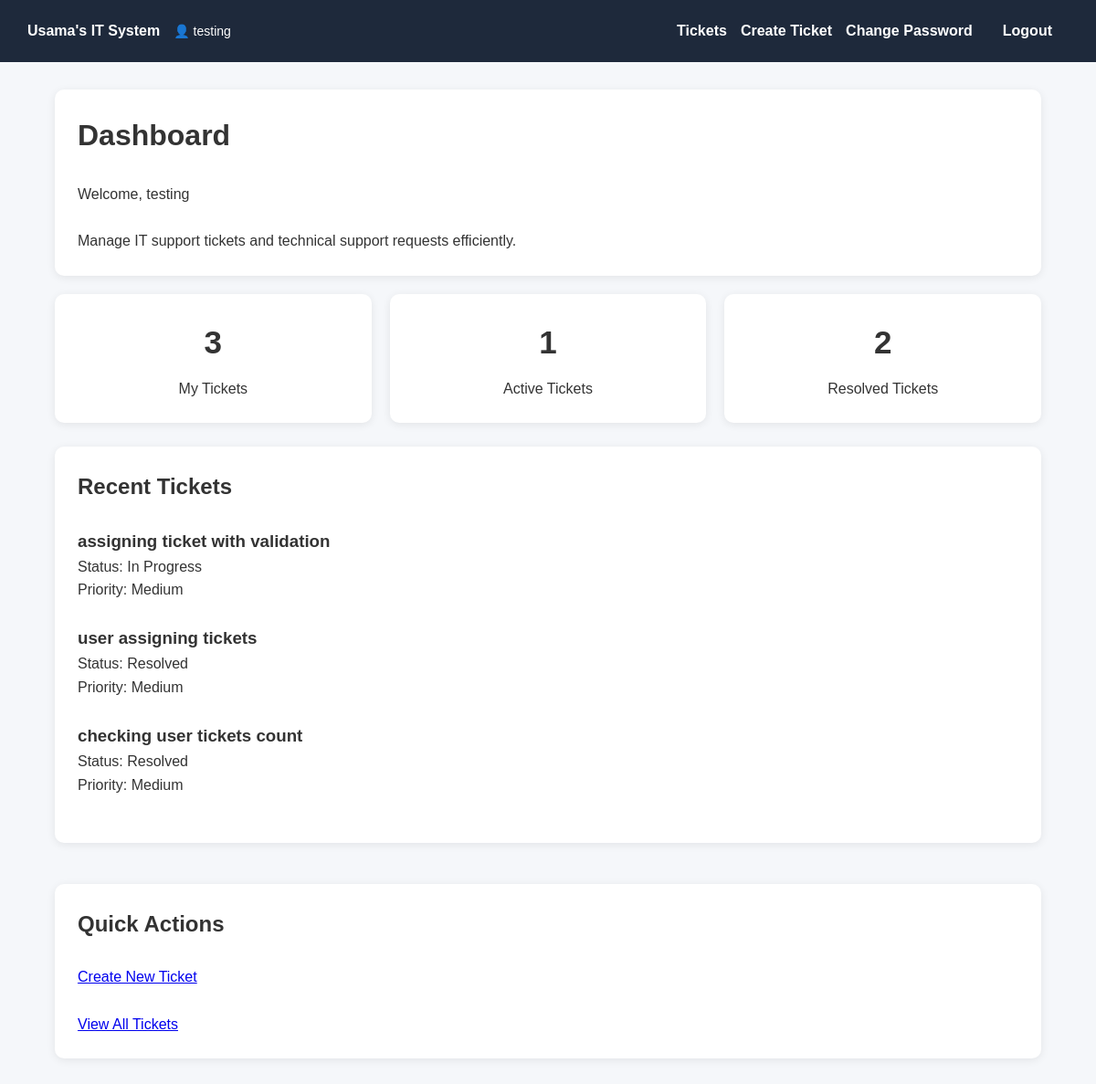
The app's page /dashboard/ (signed in), older data.
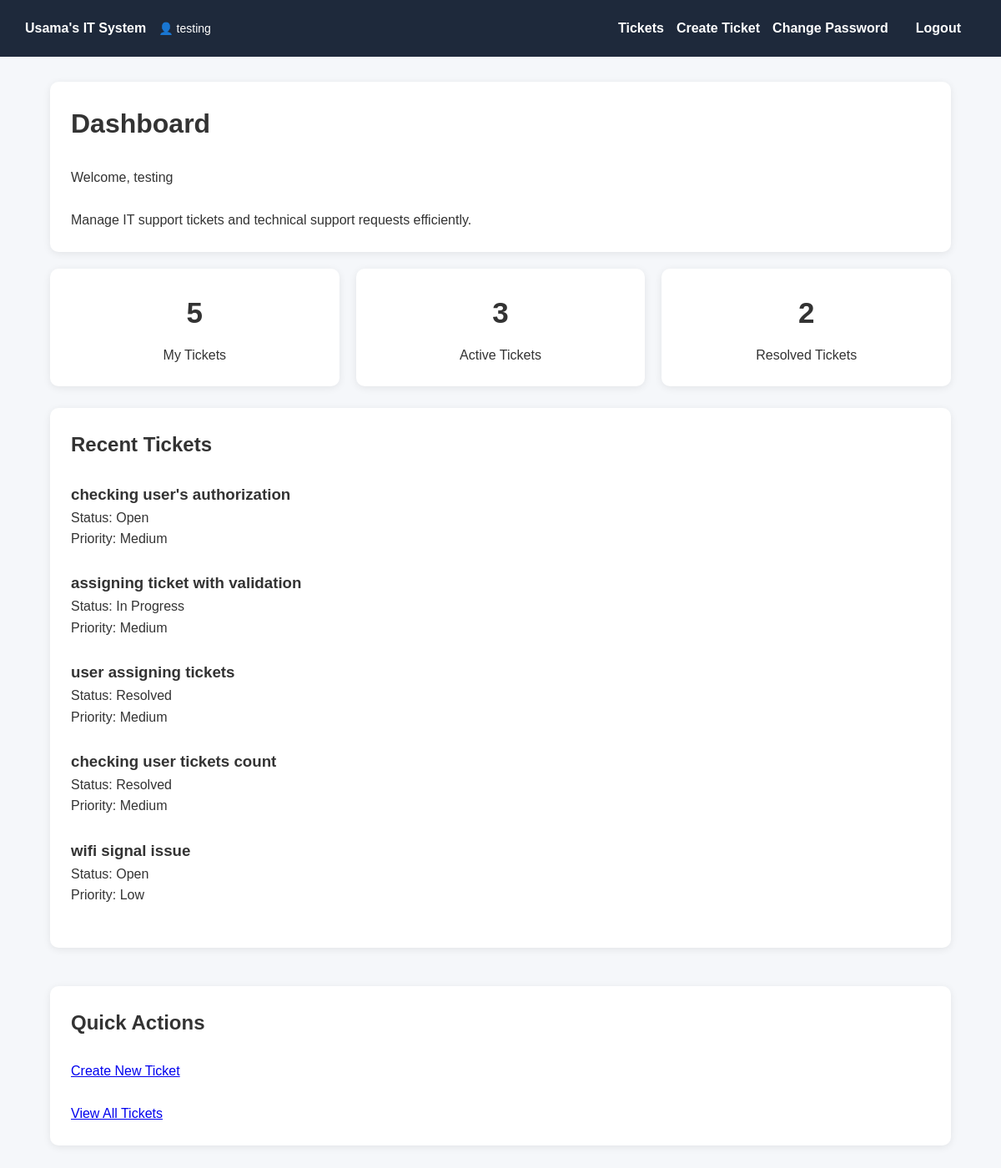
The same page, newer data.
### ITSystem/models.py (models this page shows, shortened)
class Ticket(models.Model):
    PRIORITY_CHOICES = [
        ('Low', 'Low'),
        ('Medium', 'Medium'),
        ('High', 'High'),
    ]
    STATUS_CHOICES = [
        ('Open', 'Open'),
        ('In Progress', 'In Progress'),
        ('Resolved', 'Resolved'),
    ]
    title = models.CharField(max_length=200)
    description = models.TextField()
    due_date = models.DateField()
    priority = models.CharField(
        max_length=20,
        choices=PRIORITY_CHOICES
    )
    status = models.CharField(
        max_length=20,
        choices=STATUS_CHOICES
    )
    category = models.ForeignKey(
        Category,
        on_delete=models.CASCADE
    )
    created_by = models.ForeignKey(
        User,
        on_delete=models.CASCADE,
        related_name='created_tickets'
    )
    assigned_to = models.ForeignKey(
        User,
        on_delete=models.SET_NULL,
        null=True,
        blank=True,
        related_name='assigned_tickets'
    )
    created_at = models.DateTimeField(
        auto_now_add=True
    )

### ITSystem/views.py (the view)
# urls.py: path('dashboard/', views.dashboard, name='dashboard'),
@login_required
def dashboard(request):
    if request.user.is_superuser:
        tickets = Ticket.objects.all().order_by('-id')[:5]
        total_tickets = Ticket.objects.count()
        active_tickets = Ticket.objects.exclude(
            status='Resolved'
        ).count()
        resolved_tickets = Ticket.objects.filter(
            status='Resolved'
        ).count()
    else:
        tickets = Ticket.objects.filter(
            assigned_to=request.user
        ).order_by('-id')[:5]
        total_tickets = Ticket.objects.filter(
            assigned_to=request.user
        ).count()
        active_tickets = Ticket.objects.filter(
            assigned_to=request.user
        ).exclude(
            status='Resolved'
        ).count()
        resolved_tickets = Ticket.objects.filter(
            assigned_to=request.user,
            status='Resolved'
        ).count()
    context = {
        'tickets': tickets,
        'total_tickets': total_tickets,
        'active_tickets': active_tickets,
        'resolved_tickets': resolved_tickets
    }
    return render(request, 'dashboard.html', context)

### ITSystem/templates/dashboard.html
{% extends 'base.html' %}
{% block content %}
<div class="card">
    <h1>Dashboard</h1>
    <br>
    <p>
        Welcome, {{ user.username }}
    </p>
    <br>
    <p>
        Manage IT support tickets and technical support requests efficiently.
    </p>
</div>
<div class="dashboard-grid">
    <div class="stat-card">
        <h2>{{ total_tickets }}</h2>
        {% if user.is_superuser %}
            <p>Total Tickets</p>
        {% else %}
            <p>My Tickets</p>
        {% endif %}
    </div>
    <div class="stat-card">
        <h2>{{ active_tickets }}</h2>
        <p>Active Tickets</p>
    </div>
    <div class="stat-card">
        <h2>{{ resolved_tickets }}</h2>
        <p>Resolved Tickets</p>
    </div>
</div>
<br>
<div class="card">
    <h2>Recent Tickets</h2>
    <br>
    {% for ticket in tickets %}
        <div class="ticket-card">
            <h3>{{ ticket.title }}</h3>
            <p>Status: {{ ticket.status }}</p>
            <p>Priority: {{ ticket.priority }}</p>
        </div>
        <br>
    {% empty %}
        <p>No tickets available.</p>
    {% endfor %}
</div>
<br>
<div class="card">
    <h2>Quick Actions</h2>
    <br>
    <a href="/tickets/create/">
        Create New Ticket
    </a>
    <br><br>
    <a href="/tickets/">
        View All Tickets
    </a>
</div>
{% endblock %}

Row changes from the older to the newer data that the page shows:
added Ticket: title "checking user's authorization", status "Open", priority "Medium"
now on this page (row edited): Ticket: title "wifi signal issue", status "Open", priority "Low"
Text that changed along with them:
{{ total_tickets }}: "3" → "5"
{{ active_tickets }}: "1" → "3"
